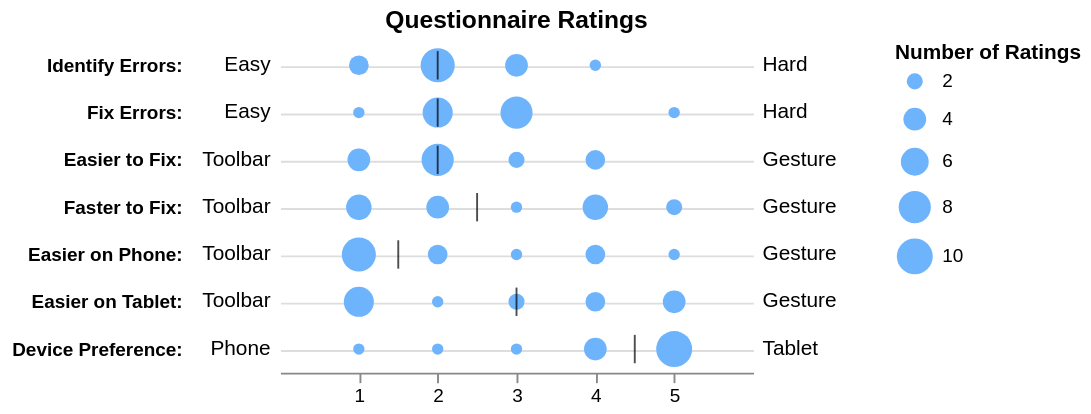

Vega-Lite specification for this chart:
### Vega specification from a JSON file in a GitHub repository (floating-point values rounded to 4 significant figures; data arrays with more than 128 entries replaced by an {"elided": "..."} marker saying what was removed)
{"$schema": "https://vega.github.io/schema/vega/v5.json", "description": "Likert Scale Ratings Distributions and Medians. (Figure 9 from @jhoffswell and @zcliu's ['Interactive Repair of Tables Extracted from PDF Documents on Mobile Devices'](https://idl.cs.washington.edu/files/2019-InteractiveTableRepair-CHI.pdf))", "autosize": "pad", "padding": 5, "width": 250, "height": 175, "title": {"text": "Questionnaire Ratings", "frame": "group"}, "style": "cell", "encode": {"update": {"stroke": {"value": null}}}, "data": [{"name": "medians", "values": [{"name": "Identify Errors:", "median": 2.0, "lo": "Easy", "hi": "Hard"}, {"name": "Fix Errors:", "median": 2, "lo": "Easy", "hi": "Hard"}, {"name": "Easier to Fix:", "median": 2.0, "lo": "Toolbar", "hi": "Gesture"}, {"name": "Faster to Fix:", "median": 2.5, "lo": "Toolbar", "hi": "Gesture"}, {"name": "Easier on Phone:", "median": 1.5, "lo": "Toolbar", "hi": "Gesture"}, {"name": "Easier on Tablet:", "median": 3.0, "lo": "Toolbar", "hi": "Gesture"}, {"name": "Device Preference:", "median": 4.5, "lo": "Phone", "hi": "Tablet"}]}, {"name": "values", "values": {"elided": "170 records"}}, {"name": "data_1", "source": "medians", "transform": [{"type": "filter", "expr": "datum[\"median\"] !== null && !isNaN(datum[\"median\"])"}]}, {"name": "data_2", "source": "values", "transform": [{"type": "filter", "expr": "datum.name != 'Toolbar_First'"}, {"type": "filter", "expr": "datum.name != 'Tablet_First'"}, {"type": "filter", "expr": "datum.name != 'Participant ID'"}, {"type": "aggregate", "groupby": ["name", "value"], "ops": ["count"], "fields": [null], "as": ["__count"]}, {"type": "filter", "expr": "datum[\"value\"] !== null && !isNaN(datum[\"value\"])"}]}], "marks": [{"name": "layer_0_marks", "type": "symbol", "style": ["circle"], "from": {"data": "data_2"}, "encode": {"update": {"fill": {"value": "#6EB4FD"}, "x": {"scale": "x", "field": "value"}, "y": {"scale": "y", "field": "name"}, "size": {"scale": "size", "field": "__count"}, "shape": {"value": "circle"}}}}, {"name": "layer_1_marks", "type": "rect", "style": ["tick"], "from": {"data": "data_1"}, "encode": {"update": {"opacity": {"value": 0.7}, "fill": {"value": "black"}, "xc": {"scale": "x", "field": "median"}, "yc": {"scale": "y", "field": "name"}, "height": {"value": 15}, "width": {"value": 1}}}}, {"name": "layer_2_marks", "type": "text", "style": ["text"], "from": {"data": "medians"}, "encode": {"update": {"align": {"value": "right"}, "x": {"value": -5}, "fill": {"value": "black"}, "y": {"scale": "y", "field": "name"}, "text": {"signal": "''+datum[\"lo\"]"}, "baseline": {"value": "middle"}}}}, {"name": "layer_3_marks", "type": "text", "style": ["text"], "from": {"data": "medians"}, "encode": {"update": {"align": {"value": "left"}, "x": {"value": 255}, "fill": {"value": "black"}, "y": {"scale": "y", "field": "name"}, "text": {"signal": "''+datum[\"hi\"]"}, "baseline": {"value": "middle"}}}}], "scales": [{"name": "x", "type": "linear", "domain": {"fields": [[0, 6], [1, 5]]}, "range": [0, {"signal": "width"}], "nice": true, "zero": true}, {"name": "y", "type": "point", "domain": {"fields": [{"data": "data_2", "field": "name"}, {"data": "data_1", "field": "name"}, {"data": "medians", "field": "name"}]}, "range": [0, {"signal": "height"}], "padding": 0.5}, {"name": "size", "type": "linear", "domain": {"data": "data_2", "field": "__count"}, "range": [0, 361], "zero": true}], "axes": [{"scale": "x", "orient": "bottom", "grid": false, "values": [1, 2, 3, 4, 5], "labelFlush": true, "labelOverlap": true, "tickCount": {"signal": "ceil(width/40)"}, "zindex": 1}, {"scale": "y", "orient": "left", "grid": false, "domain": false, "labelFontWeight": "bold", "offset": 50, "ticks": false, "zindex": 1}, {"scale": "y", "orient": "left", "grid": true, "gridScale": "x", "domain": false, "labels": false, "maxExtent": 0, "minExtent": 0, "ticks": false, "zindex": 0}], "legends": [{"offset": 75, "title": "Number of Ratings", "size": "size", "gradientLength": {"signal": "clamp(height, 64, 200)"}, "symbolType": "circle", "encode": {"symbols": {"update": {"fill": {"value": "#6EB4FD"}, "shape": {"value": "circle"}, "stroke": {"value": "transparent"}}}}}]}
